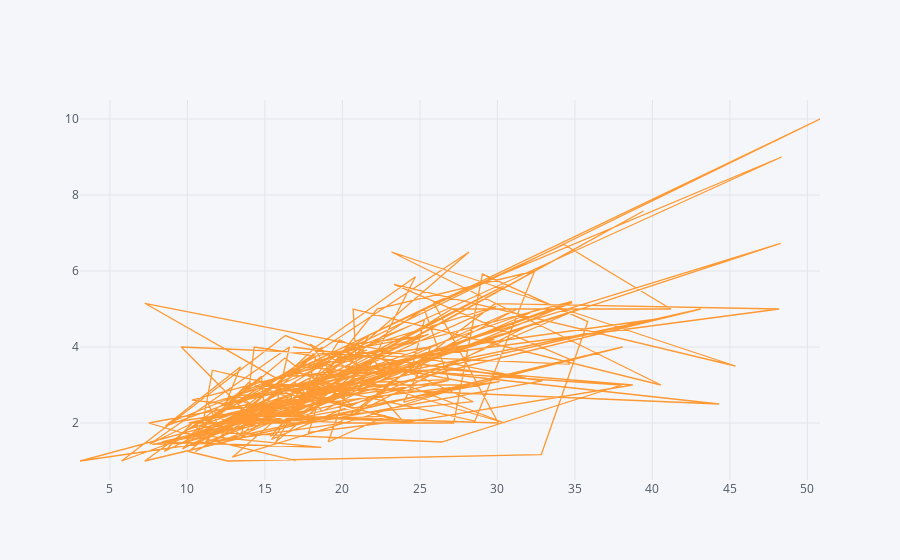

Notebook code for this chart:
### Code cell
df.iplot(x ='total_bill',y ='tip')

### Figure 1 — Plotly figure (JSON) as saved in the notebook; plotly's stock layout.template omitted (floating-point values rounded to 4 significant figures; data arrays with more than 128 entries replaced by an {"elided": "..."} marker saying what was removed)
{"data": [{"line": {"color": "rgba(255, 153, 51, 1.0)", "dash": "solid", "shape": "linear", "width": 1.3}, "mode": "lines", "name": "tip", "text": "", "type": "scatter", "x": {"elided": "244 float values"}, "y": {"elided": "244 float values"}}], "layout": {"legend": {"bgcolor": "#F5F6F9", "font": {"color": "#4D5663"}}, "paper_bgcolor": "#F5F6F9", "plot_bgcolor": "#F5F6F9", "title": {"font": {"color": "#4D5663"}}, "xaxis": {"gridcolor": "#E1E5ED", "showgrid": true, "tickfont": {"color": "#4D5663"}, "title": {"font": {"color": "#4D5663"}, "text": ""}, "zerolinecolor": "#E1E5ED"}, "yaxis": {"gridcolor": "#E1E5ED", "showgrid": true, "tickfont": {"color": "#4D5663"}, "title": {"font": {"color": "#4D5663"}, "text": ""}, "zerolinecolor": "#E1E5ED"}}}
